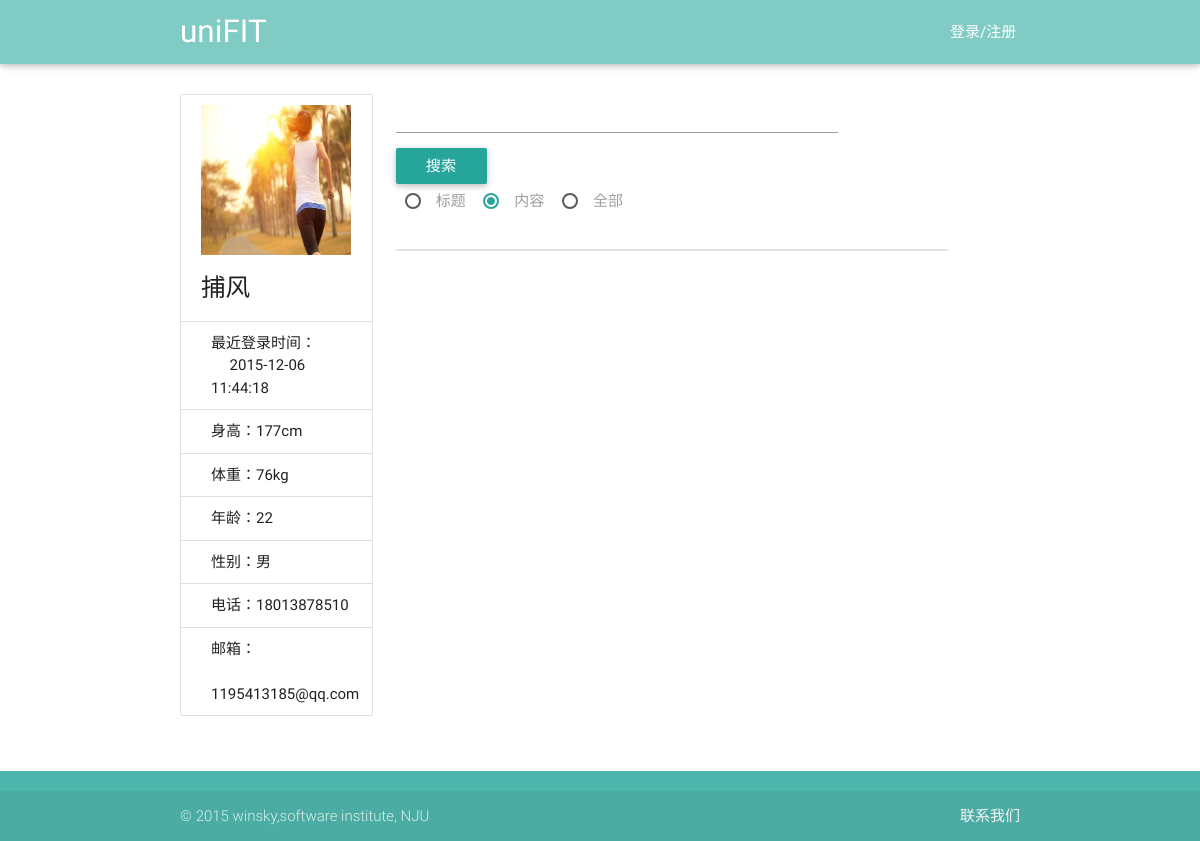
The page /view/showSuggestions.php?userName=捕风 on the database its author committed.
### tables this page shows
CREATE TABLE user(id integer primary key,userName varchar(40),password int, type varchar(20) ,age int,sex varchar(20),height int,weight int,telephone varchar(40), email varchar(40),lastLoadTime date default '—');

### service/UserService.php (called while the page is built, shortened)
<?php
require_once('../utils/SqliteHelper.php');
require_once('../model/User.php');
class UserService {
    var $db_user_base_info = "user";
    var $DB = null;
    public function __construct() {
        $this->DB = new SqliteHelper('../data.db');
    }
    public function getUserByName($userName) {
        $sql = "select * from " . $this->db_user_base_info . " where userName='" . $userName . "' limit 1";
        $result = $this->DB->getList($sql);
        if (sizeof($result) > 0) {
            $rt = $result[0];
            $password = $rt["password"];
            $type = $rt["type"];
            $age = $rt["age"];
            $sex = $rt["sex"];
            $height = $rt["height"];
            $weight = $rt["weight"];
            $telephone = $rt["telephone"];
            $email = $rt["email"];
            $lastLoadTime = $rt["lastLoadTime"];
            $user = new User($userName, $age, $sex, $type, $password, $height, $weight, $email, $telephone);
            $user->setLastLoadTime($lastLoadTime);
        }
        return $user;
    }
}

### utils/SqliteHelper.php (called while the page is built, shortened)
<?php
class SqliteHelper {
    function __construct($file) {
        try {
            $this->conn = new PDO('sqlite:' . $file);
        } catch (PDOException $e) {
            try {
                $this->conn = new PDO('sqlite2:' . $file);
            } catch (PDOException $e) {
                exit('error!');
            }
        }
    }
    function __destruct() {
        $this->conn = null;
    }
    function query($sql) {
        return $this->conn->query($sql);
    }
    function getList($sql) {
        $recordList = array();
        foreach ($this->RecordArray($sql) as $rstmp) {
            $recordList[] = $rstmp;
        }
        return $recordList;
    }
    function RecordArray($sql) {
        return $this->query($sql)->fetchAll();
    }
}

### model/User.php (called while the page is built, shortened)
<?php
class User {
    private $telephone = "";
    private $email = "";
    private $age = "";
    private $sex = "";
    private $height = "";
    private $weight = "";
    private $lastLoadTime="";
    public function __construct($userName, $age, $sex, $type, $password, $height, $weight, $email, $telephone) {
        $this->telephone = $telephone;
        $this->email = $email;
        $this->age = $age;
        $this->sex = $sex;
        $this->height = $height;
        $this->weight = $weight;
    }
    public function getTelephone() {
        return $this->telephone;
    }
    public function getEmail() {
        return $this->email;
    }
    public function getAge() {
        return $this->age;
    }
    public function getSex() {
        return $this->sex;
    }
    public function getHeight() {
        return $this->height;
    }
    public function getWeight() {
        return $this->weight;
    }
    public function getLastLoadTime() {
        return $this->lastLoadTime;
    }
    public function setLastLoadTime($lastLoadTime) {
        $this->lastLoadTime = $lastLoadTime;
    }
}

### view/showSuggestions.php (the view, shortened to what this page needs)
<!DOCTYPE html>
<html lang="en">
<head>
    <link href="../css/material_icons.css" rel="stylesheet" media="screen,projection">
    <link href="../css/materialize.css" type="text/css" rel="stylesheet" media="screen,projection"/>
    <link href="../css/style.css" type="text/css" rel="stylesheet" media="screen,projection"/>
    <link href="../css/showEvents.css" type="text/css" rel="stylesheet" media="screen,projection"/>
</head>
<body onload="write_header();write_footer();write_quick_back_button();" id="top">
<header></header>
<div class="main container">
    <br>
    <div class="row">
        <div class="col s12 l3">
            <ul class="collection with-header">
                <li class="collection-header">
                    <img src="../images/back1.jpg" width="150px" height="150px">
                    <?php
                    $userName = $_GET["userName"];
                    require_once("../service/UserService.php");
                    $userService = new UserService();
                    $user = $userService->getUserByName($userName);
                    $lastLoadTime = $user->getLastLoadTime();
                    $height = $user->getHeight() . "cm";
                    $weight = $user->getWeight() . "kg";
                    $age = $user->getAge();
                    $sex = $user->getSex();
                    $telephone = $user->getTelephone();
                    $email = $user->getEmail();
                    ?>
                    <h5 id="userName"><?php echo $userName; ?></h5>
                </li>
                <p class="collection-item">最近登录时间：<br> &nbsp;&nbsp;&nbsp;&nbsp; <?php echo $lastLoadTime ?></p>
                <p class="collection-item">身高：<?php echo $height ?></p>
                <p class="collection-item">体重：<?php echo $weight ?></p>
                <p class="collection-item">年龄：<?php echo $age ?></p>
                <p class="collection-item">性别：<?php echo $sex ?></p>
                <p class="collection-item">电话：<?php echo $telephone ?></p>
                <p class="collection-item">邮箱： <br> &nbsp; <?php echo $email ?></p>
            </ul>
        </div>
        <div class="col s12 l8">
            <div>
                <input type="text" name="keyword" onkeydown='if(event.keyCode==13){search_function()}'>
                <a class="btn btn-primary" onclick="search_function();">搜索</a>
                <div>
                    <label for="title">标题</label>
                    <label for="content">内容</label>
                    <label for="all">全部</label>
                </div>
            </div>
            <br>
            <ul class="collection" id="suggestions_list">
            </ul>
            <br>
        </div>
    </div>
</div>
<div id="footer"></div>
</body>
</html>

### view/showSuggestions.php (style rules this page uses)
input { max-width: 80%; }
.btn { max-width: 30%; }
.row { margin-left: 9%; margin-right: 9%; }
label { margin: 5px; }

### rows shown on the page
user: lastLoadTime "2015-12-06 11:44:18", height "177cm", weight "76kg", age "22", sex "男", telephone "18013878510", email "1195413185@qq.com"

### other values the page prints
$userName "捕风"
